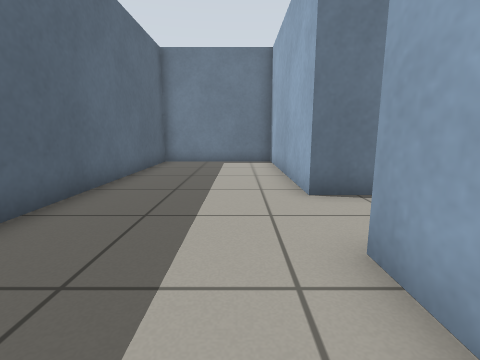
View 1 (above)

14 first-person views from a walk through a robot-simulator world made for Gazebo. The camera is 0.64 m above the floor, tilts 10° down and sees 85° across. The floor is counted in squares, 0.5 m on a side. Each view is taken from the middle of a square. On the plan, view 1 faces up. The plan holds only what a view shows up to about 12 squares ahead; the rest is blank.

View 2
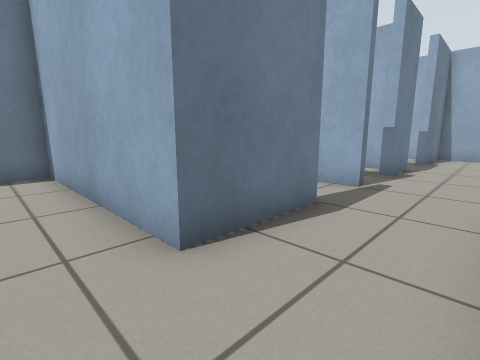

View 3
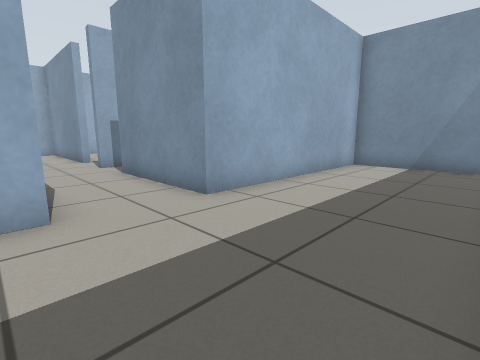

View 4
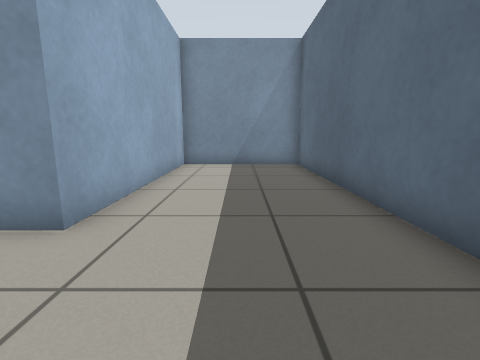

View 5
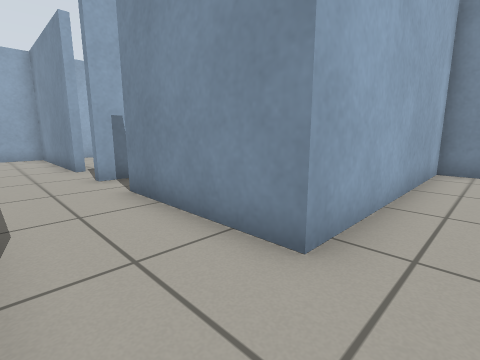

View 6
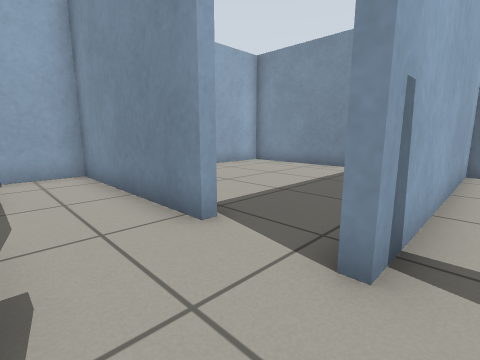

View 7
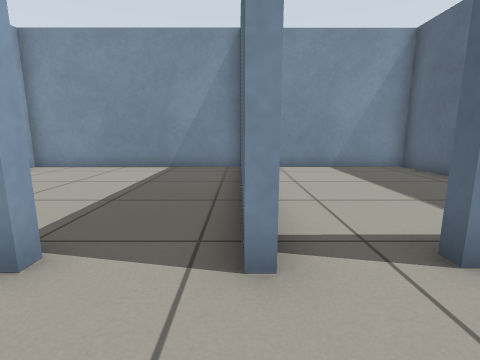

View 8
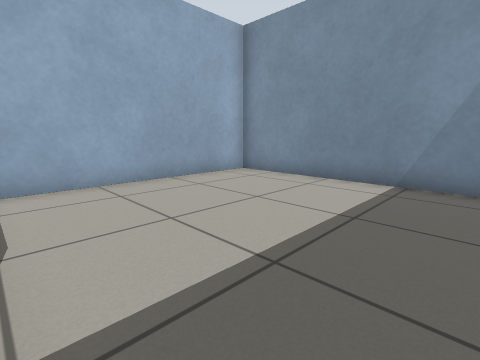

View 9
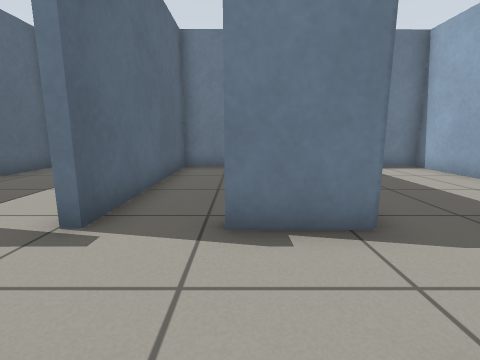

View 10
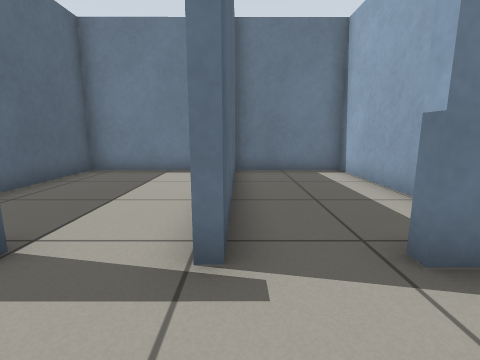

View 11
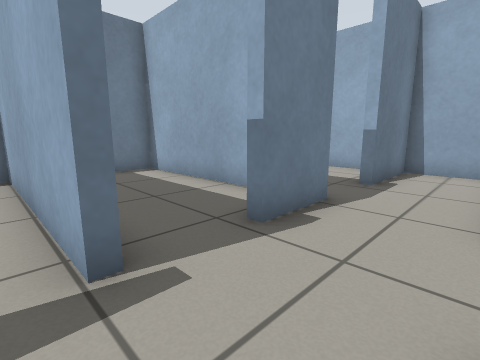

View 12
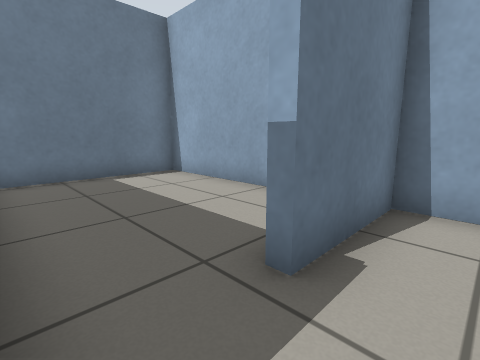

View 13
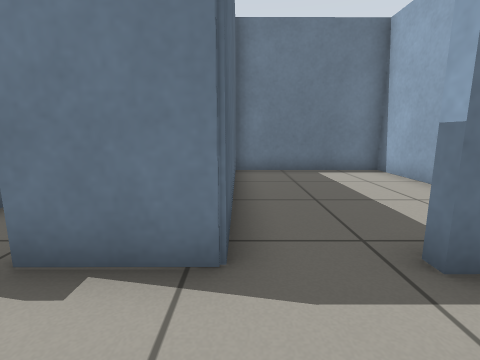

View 14
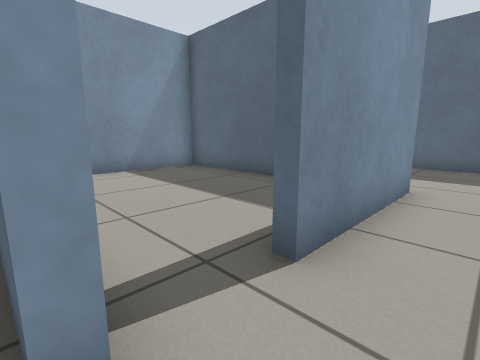

### Floor plan
Ten units are one square. View 1 is at (0, 0); x grows to the right and y downward. Boxes are objects, and circles mark ways between rooms. Rooms are numbered by the first view taken in them; rooms with no view inside come last. Other rooms are left out.
<svg viewBox="-40 -128 205 185">
<path fill="none" stroke="#000" d="M45 -53 14 -53 13 -122 -35 -122 -34 52 14 52 14 -26 60 -27M68 -53 65 -53 65 -65M80 -29 80 -15M101 -24 101 -27 116 -27M109 -54 88 -54M80 -15 80 -5M79 51 160 51 159 -19M18 8 18 52 77 51 77 -29M109 -116 109 -54M159 -66 159 -123 108 -123M65 -65 65 -123 17 -122 18 -86M106 -61 106 -123 68 -123 68 -53M88 -54 88 -57M116 -27 159 -27 159 -54 129 -54 129 -56"/>
<circle cx="90" cy="-20" r="3" fill="#2a7"/>
<circle cx="65" cy="-20" r="3" fill="#2a7"/>
<circle cx="55" cy="-55" r="3" fill="#2a7"/>
<circle cx="80" cy="-50" r="3" fill="#2a7"/>
<circle cx="105" cy="-35" r="3" fill="#2a7"/>
<circle cx="120" cy="-50" r="3" fill="#2a7"/>
<text x="10" y="-30">1</text>
<text x="120" y="10">2</text>
<text x="50" y="10">3</text>
<text x="130" y="-90">4</text>
<text x="40" y="-90">5</text>
<text x="90" y="-90">6</text>
<text x="130" y="-40">7</text>
</svg>
Room 1 opens to room 2. Room 1 opens to room 3. Room 1 opens to room 5. Room 1 opens to room 6. Room 1 opens to room 7. Room 4 opens to room 7.

Where each view was taken, in squares from view 1:
view 1: 0 up, 0 right, facing up
view 2: 3 up, 0 right, facing up-right
view 3: 6 up, 3 left, facing down-right
view 4: 6 up, 1 left, facing down
view 5: 5 up, 0 right, facing down-right
view 6: 5 up, 7 right, facing down-right
view 7: 5 up, 8 right, facing down
view 8: 2 up, 9 right, facing down-right
view 9: 2 up, 9 right, facing up
view 10: 3 up, 7 right, facing up
view 11: 3 up, 6 right, facing up-right
view 12: 4 up, 11 right, facing up-right
view 13: 3 up, 11 right, facing up
view 14: 4 up, 8 right, facing down-left
